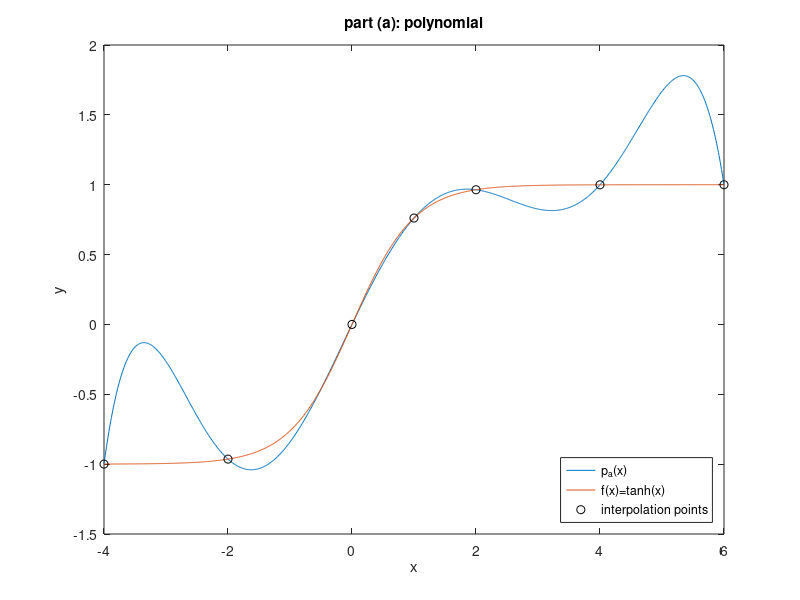
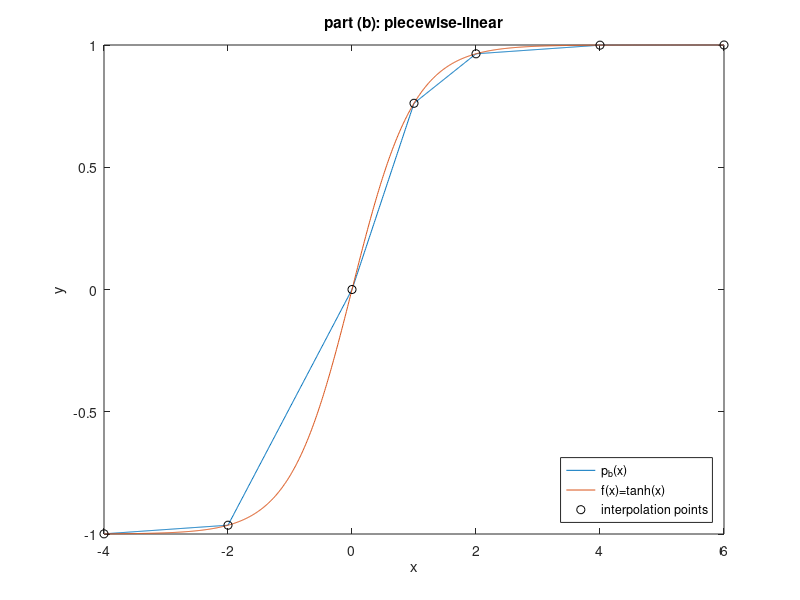
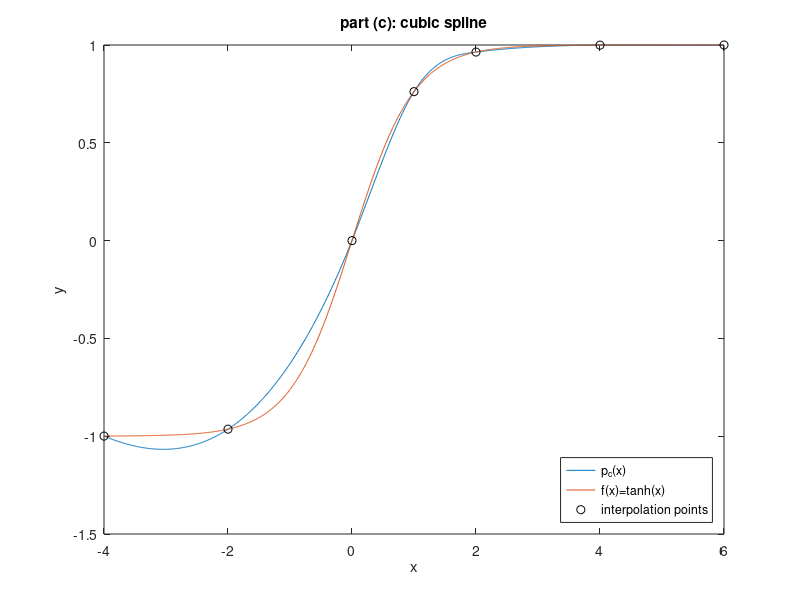
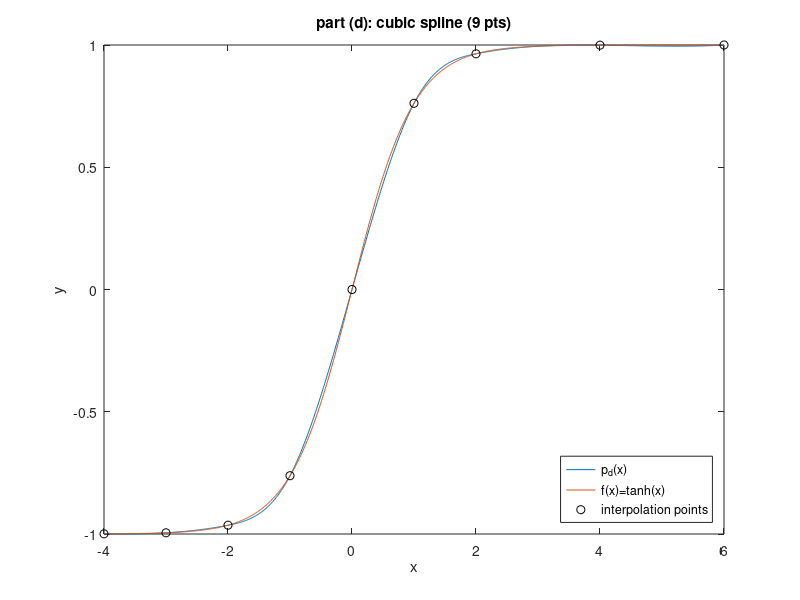

Here is the MATLAB script that generated these plots, in order:
% P6INTERPS  Generate interpolation figures: polynomial,
% piecewise-linear, and cubic spline.  Solves problem
% P6 on Assignment #8.

% data
t = [-4 -2 0 1 2 4 6];
y = tanh(t);
xx = -4:.01:6;  yy = tanh(xx);  % sample points and f(x)

% part (a)
c = polyfit(t,y,6);  pa = polyval(c,xx);
figure(1),  plot(xx,pa, xx,yy, t,y,'ko')
legend('p_a(x)','f(x)=tanh(x)','interpolation points',...
       'location','southeast')
xlabel x,  ylabel y,  title('part (a): polynomial')
print -dpdf parta.pdf
fprintf('(a):  |f-pa|_inf = %.3f\n', norm(yy - pa,'inf'))

% part (b)
pb = interp1(t,y,xx,'linear');
figure(2),  plot(xx,pb, xx,yy, t,y,'ko')
legend('p_b(x)','f(x)=tanh(x)','interpolation points',...
       'location','southeast')
xlabel x,  ylabel y,  title('part (b): piecewise-linear')
print -dpdf partb.pdf
fprintf('(b):  |f-pb|_inf = %.3f\n', norm(yy - pb,'inf'))

% part (c)
pc = interp1(t,y,xx,'spline');
figure(3),  plot(xx,pc, xx,yy, t,y,'ko')
legend('p_c(x)','f(x)=tanh(x)','interpolation points',...
       'location','southeast')
xlabel x,  ylabel y,  title('part (c): cubic spline')
print -dpdf partc.pdf
fprintf('(c):  |f-pc|_inf = %.3f\n', norm(yy - pc,'inf'))

% part (d)
t9 = [-4 -3 -2 -1 0 1 2 4 6];
y9 = tanh(t9);
pd = interp1(t9,y9,xx,'spline');
figure(4),  plot(xx,pd, xx,yy, t9,y9,'ko')
legend('p_d(x)','f(x)=tanh(x)','interpolation points',...
       'location','southeast')
xlabel x,  ylabel y,  title('part (d): cubic spline (9 pts)')
print -dpdf partd.pdf
fprintf('(d):  |f-pd|_inf = %.3f\n', norm(yy - pd,'inf'))

% part (e)
c9 = polyfit(t9,y9,8);  pe = polyval(c9,xx);
figure(5),  plot(xx,pe, xx,yy, t9,y9,'ko')
legend('p_e(x)','f(x)=tanh(x)','interpolation points',...
       'location','southeast')
xlabel x,  ylabel y,  title('part (e): polynomial (9 pts)')
print -dpdf parte.pdf
fprintf('(e):  |f-pe|_inf = %.3f\n', norm(yy - pe,'inf'))
